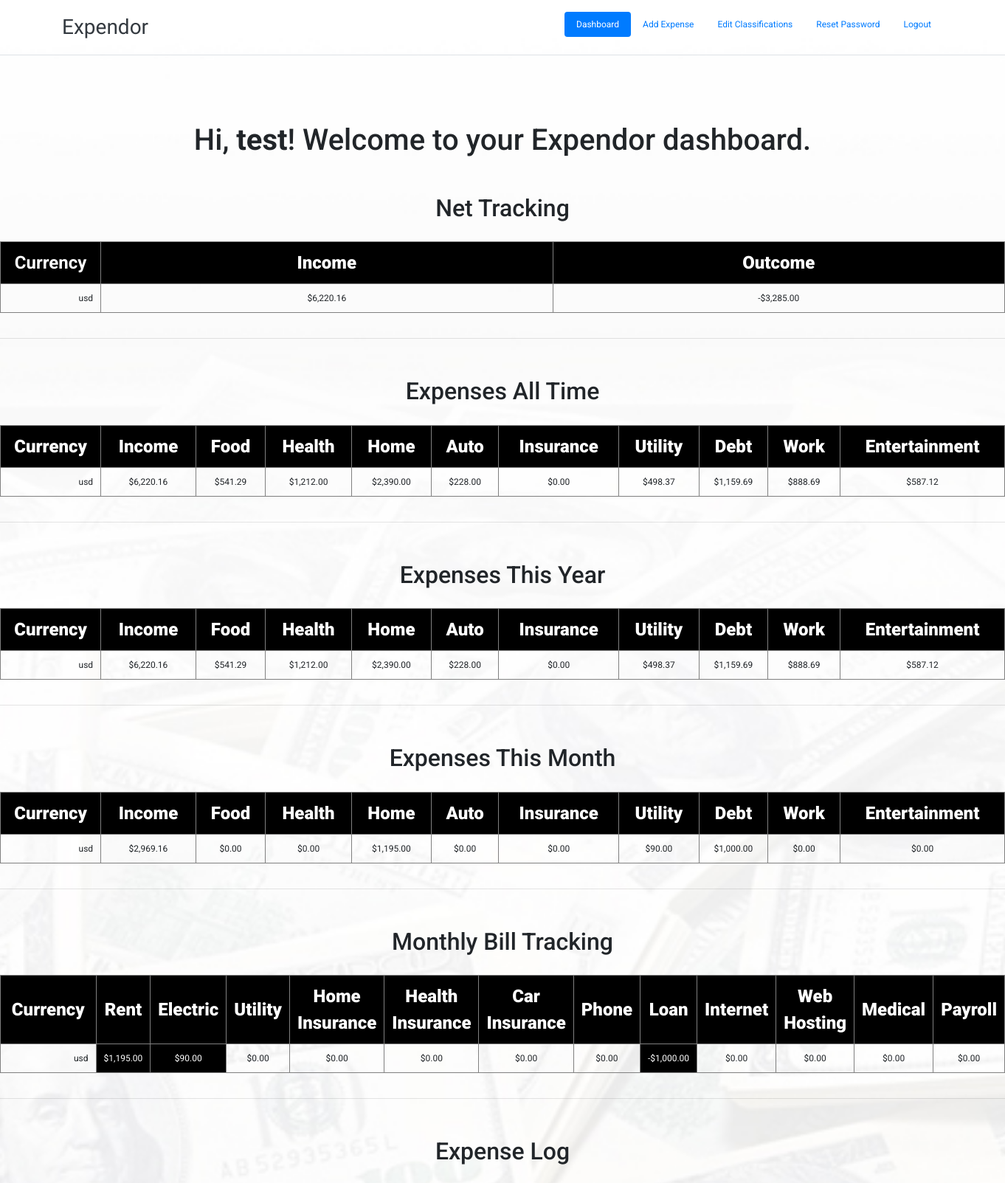
Screenshot of /dashboard/ (signed in, upper part) with the database file from the repository.
### tables this page shows
CREATE TABLE IF NOT EXISTS `users` (
  `id` int(11) NOT NULL AUTO_INCREMENT,
  `username` text NOT NULL,
  `password` text NOT NULL,
  `created_at` datetime NOT NULL DEFAULT CURRENT_TIMESTAMP,
  `categories` text NOT NULL,
  `bills` text NOT NULL,
  `currencies` text NOT NULL,
  PRIMARY KEY (`id`)
);

### dashboard/index.php (the view, shortened to what this page needs)
<?php
if(!isset($_SESSION["loggedin"]) || $_SESSION["loggedin"] !== true){
    header("location: ../login/");
    exit;
} else {
	$username = $_SESSION["username"];
}
?>
<!doctype html>
<html>
<head>
<link href="../style.css" rel="stylesheet" />
<link rel="stylesheet" href="https://stackpath.bootstrapcdn.com/bootstrap/4.5.2/css/bootstrap.min.css" />
</head>
<body>
<header class="d-flex flex-wrap justify-content-center py-3 mb-4 border-bottom">
<a href="http://localhost/expendor/" class="d-flex align-items-center mb-3 mb-md-0 me-md-auto text-dark text-decoration-none">
<span class="fs-4">Expendor</span>
</a>
<ul class="nav nav-pills">
<li class="nav-item"><a href="http://localhost/expendor/" class="nav-link active" aria-current="page">Dashboard</a></li>
<li class="nav-item"><a href="http://localhost/expendor/add/" class="nav-link">Add Expense</a></li>
<li class="nav-item"><a href="http://localhost/expendor/custom/" class="nav-link">Edit Classifications</a></li>
<li class="nav-item"><a href="http://localhost/expendor/reset/" class="nav-link">Reset Password</a></li>
<li class="nav-item"><a href="http://localhost/expendor/logout/" class="nav-link">Logout</a></li>
</ul>
</header>
<?php
include('../header.php');
?>
	<table align="center">
	<tr><td>
	<h1 class="my-5">Hi, <b><?php echo htmlspecialchars($_SESSION["username"]); ?></b>! Welcome to your Expendor dashboard.</h1>
	</td></tr>
	</table>
<?php
if($conn == true){
$fmt = numfmt_create('en_US', NumberFormatter::CURRENCY );
$sql = "SELECT * FROM `users` WHERE `username` = '$username'";
$result = mysqli_query($conn, $sql);
$row = mysqli_fetch_assoc($result);
$categories = explode (",", $row['categories']);
$bills = explode (",", $row['bills']);
$currencies = explode (",", $row['currencies']);
echo '<center><h2>Net Tracking</h2></center><br/>';
echo '<table border="1" cellpadding="10" align="center">';
echo '<tr>';
echo '<th align="center" width="10%">Currency</th>';
echo '<th align="center" width="45%"><strong>Income</strong></th>';
echo '<th align="center" width="45%"><strong>Outcome</strong></th>';
echo '</tr>';
foreach($currencies as $key => $value):
echo '<tr>';
$sql = "SELECT SUM(`Amount`) AS value_sum FROM `$username` WHERE `Category` = 'Income' AND `Type` = '0' AND `Currency` = '$value'";
$result = mysqli_query($conn, $sql);
$row = mysqli_fetch_assoc($result);
$income = $row['value_sum'];
$sql = "SELECT SUM(`Amount`) AS value_sum FROM `$username` WHERE `Category` != 'Income' AND `Type` = '0' AND `Currency` = '$value'";
$result = mysqli_query($conn, $sql);
$row = mysqli_fetch_assoc($result);
$outcome = $income - $row['value_sum'];
$sql = "SELECT SUM(`Amount`) AS value_sum FROM `$username` WHERE `Category` != 'Income' AND `Type` = '1' AND `Currency` = '$value'";
$result = mysqli_query($conn, $sql);
$row = mysqli_fetch_assoc($result);
$outcome = $outcome - $row['value_sum'];
echo '<td align="right">' . $value . '</td>';
echo '<td align="center">' . numfmt_format_currency($fmt, $income, $value) . '</td>';
echo '<td align="center">' . numfmt_format_currency($fmt, $outcome, $value) . '</td>';
echo '</tr>';
endforeach;
echo '</table><br/><hr/><br/><br/>';
echo '<center><h2>Expenses All Time</h2></center><br/>';
echo '<table border="1" cellpadding="10" align="center">';
echo '<tr>';
echo '<th align="center" width="10%"><strong>Currency</strong></th>';
foreach($categories as $key => $value):
echo '<th align="center"><strong>'.$value.'</th>';
endforeach;
echo '</tr>';
foreach($currencies as $key => $currency):
echo '<tr>';
echo '<td align="right">' . $currency . '</td>';
foreach($categories as $key => $value):
echo '<td>';
$sql = "SELECT SUM(`Amount`) AS value_sum FROM `$username` WHERE `Category` = '$value' AND `Type` = '0' AND `Currency` = '$currency'";
$result = mysqli_query($conn, $sql);
$row = mysqli_fetch_assoc($result);
echo numfmt_format_currency($fmt, $row['value_sum'], $currency);
echo '</td>';
endforeach;
echo '</tr>';
endforeach;
echo '</table><br/><hr/><br/><br/>';
echo '<center><h2>Expenses This Year</h2></center><br/>';
echo '<table border="1" cellpadding="10" align="center">';
echo '<tr>';
echo '<th align="center" width="10%"><strong>Currency</strong></th>';
foreach($categories as $key => $value):
echo '<th align="center"><strong>'.$value.'</th>';
endforeach;
echo '</tr>';
foreach($currencies as $key => $currency):
echo '<tr>';
echo '<td align="right">' . $currency . '</td>';
foreach($categories as $key => $value):
echo '<td>';
$sql = "SELECT SUM(`Amount`) AS value_sum FROM `$username` WHERE `Category` = '$value' AND `Type` = '0' AND `Currency` = '$currency' AND YEAR(UID) = YEAR(CURRENT_DATE())";
$result = mysqli_query($conn, $sql);
$row = mysqli_fetch_assoc($result);
echo numfmt_format_currency($fmt, $row['value_sum'], $currency);
echo '</td>';
endforeach;
echo '</tr>';
endforeach;
echo '</table><br/><hr/><br/><br/>';
echo '<center><h2>Expenses This Month</h2></center><br/>';
echo '<table border="1" cellpadding="10" align="center">';
echo '<tr>';
echo '<th align="center" width="10%"><strong>Currency</strong></th>';
foreach($categories as $key => $value):
echo '<th align="center"><strong>'.$value.'</th>';
endforeach;
echo '</tr>';
foreach($currencies as $key => $currency):
echo '<tr>';
echo '<td align="right">' . $currency . '</td>';
foreach($categories as $key => $value):
echo '<td>';
$sql = "SELECT SUM(`Amount`) AS value_sum FROM `$username` WHERE `Category` = '$value' AND `Type` = '0' AND `Currency` = '$currency' AND MONTH(UID) = MONTH(CURRENT_DATE())";
$result = mysqli_query($conn, $sql);
$row = mysqli_fetch_assoc($result);
echo numfmt_format_currency($fmt, $row['value_sum'], $currency);
echo '</td>';
endforeach;
echo '</tr>';
endforeach;
echo '</table><br/><hr/><br/><br/>';
echo '<center><h2>Monthly Bill Tracking</h2></center><br/>';
echo '<table border="1" cellpadding="10" align="center">';
echo '<tr>';
echo '<th align="center" width="10%"><strong>Currency</strong></th>';
foreach($bills as $key => $value):
if ($value == 'This is not a bill.') continue;
echo '<th align="center"><strong>'.$value.'</th>';
endforeach;
echo '</tr>';
foreach($currencies as $key => $currency):
echo '<tr>';
echo '<td align="right">' . $currency . '</td>';
foreach($bills as $key => $value):
if ($value == 'This is not a bill.') continue;
$sql = "SELECT SUM(`Amount`) AS value_sum FROM `$username` WHERE `Bill` = '$value' AND `Type` = '0' AND `Currency` = '$currency' AND MONTH(UID) = MONTH(CURRENT_DATE())";
$result = mysqli_query($conn, $sql);
$row = mysqli_fetch_assoc($result);
$paid = $row['value_sum'];
echo '<td ';
if($paid > 0){echo 'class="paid"';}
echo ' >';
$sql = "SELECT SUM(`Amount`) AS value_sum FROM `$username` WHERE `Bill` = '$value' AND `Type` = '1' AND `Currency` = '$currency' AND MONTH(UID) = MONTH(CURRENT_DATE())";
$result = mysqli_query($conn, $sql);
$row = mysqli_fetch_assoc($result);
$owed = $row['value_sum'];
echo numfmt_format_currency($fmt, (-$owed + $paid), $currency);
echo '</td>';
endforeach;
echo '</tr>';
endforeach;
echo '</table><br/><hr/><br/><br/>';
echo '<center><h2>Expense Log</h2></center><br/>';
$sql = "SELECT * FROM `$username` ORDER BY UID DESC";
$result = mysqli_query($conn, $sql);
$row = mysqli_fetch_assoc($result);
if($row == null){
echo '<table border="1" cellpadding="10" align="center"><tr><td align="center">';
echo 'No expenses to display.<br/>';
echo '</td></tr></table>';
} else {
echo '<table id="expenses" border="1" cellpadding="10" align="center">';
echo'<tbody>';
echo '</tbody></table><br/>';
}
echo '<br/>';
echo '<br/>';
echo '<br/>';
} else {
echo '<br/>';
echo 'Error: ' . $sql . '<br/>' . mysqli_error($conn);}
?>
	<hr/><br/>
<?php
include('../footer.php');
?>
</body>
</html>

### style.css (style rules this page uses)
html body { font-family: 'Roboto', sans-serif; font-size: 12px; background: url('background.jpg') center center no-repeat #fff fixed; background-size: cover; }
table { width: 100%; text-align: center; }
hr { width: 100%; }
table tr td.paid { background: #000; color: #fff; }
table th { background: #000; color: #fff; font-size: 24px; }
header a span { width: 50vw; font-size: 28px; }

### rows the page displays
users: currencies "usd", value "$6,220.16", currencies "-$3,285.00", categories "Income", categories "Food", categories "Health", categories "Home", categories "Auto", categories "Insurance", categories "Utility", categories "Debt", categories "Work", categories "Entertainment", value_sum "$6,220.16", value_sum "$541.29", value_sum "$1,212.00", value_sum "$2,390.00", value_sum "$228.00", value_sum "$0.00", value_sum "$498.37", value_sum "$1,159.69", value_sum "$888.69", value_sum "$587.12", value_sum "$2,969.16", value_sum "$1,195.00", value_sum "$90.00", value_sum "$1,000.00", bills "Rent", bills "Electric", bills "Utility", bills "Home Insurance", bills "Health Insurance", bills "Car Insurance", bills "Phone", bills "Loan", bills "Internet", bills "Web Hosting", bills "Medical", bills "Payroll", currency "$1,195.00", currency "$90.00", numfmt_format_currency($fmt, (-$owed + $paid), $currency) "$0.00", currency "-$1,000.00"

### other values shown
$_SESSION["username"] "test"
